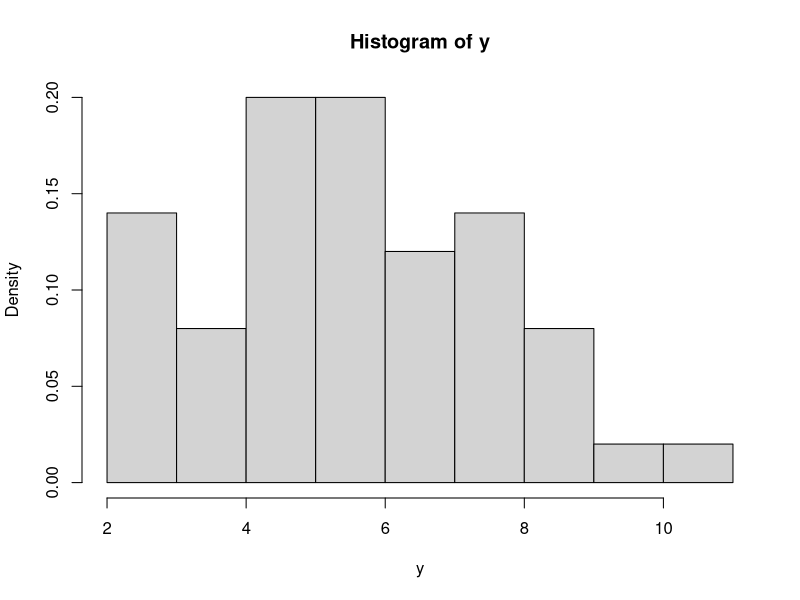
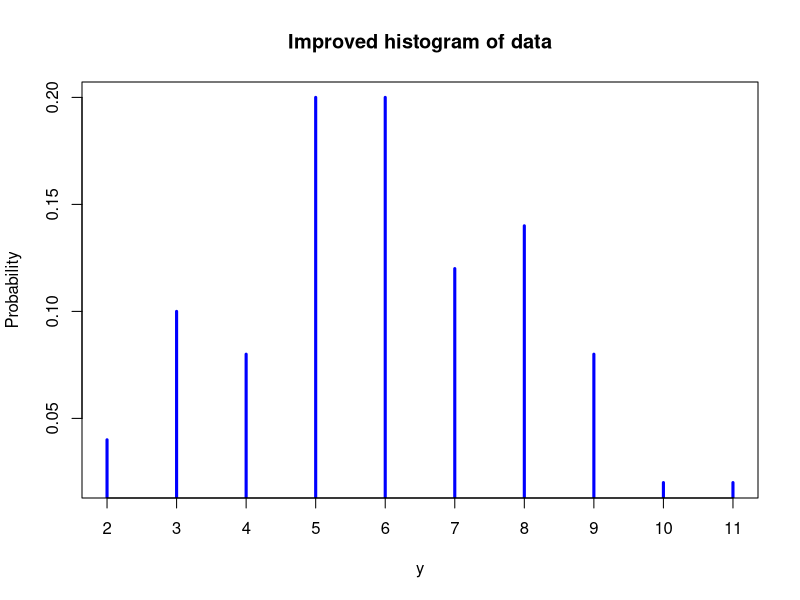
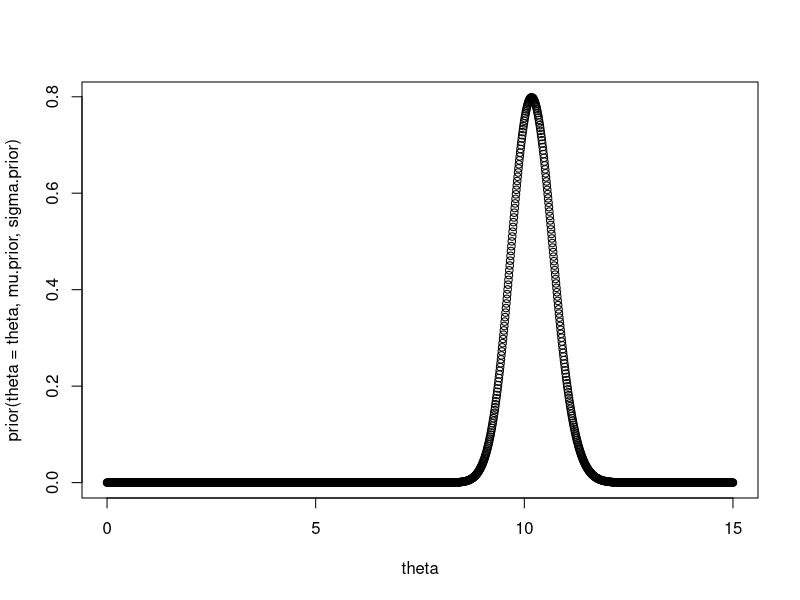
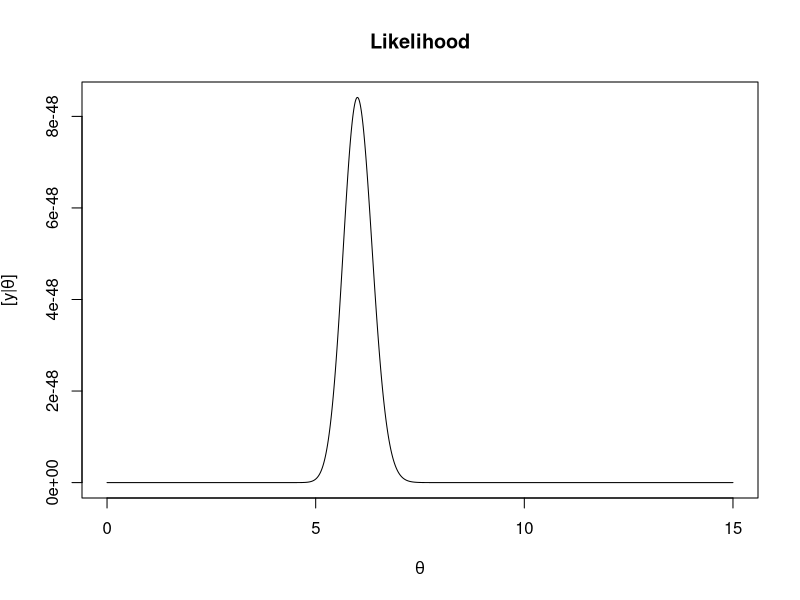
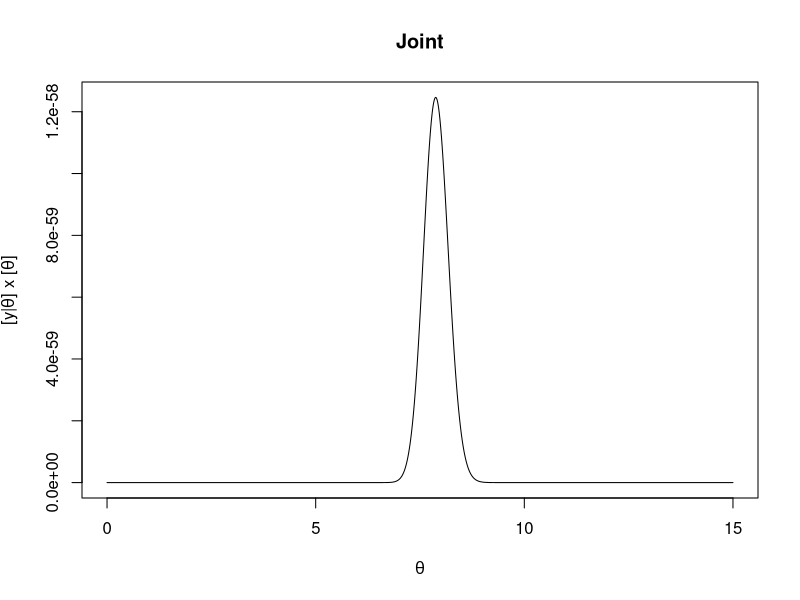
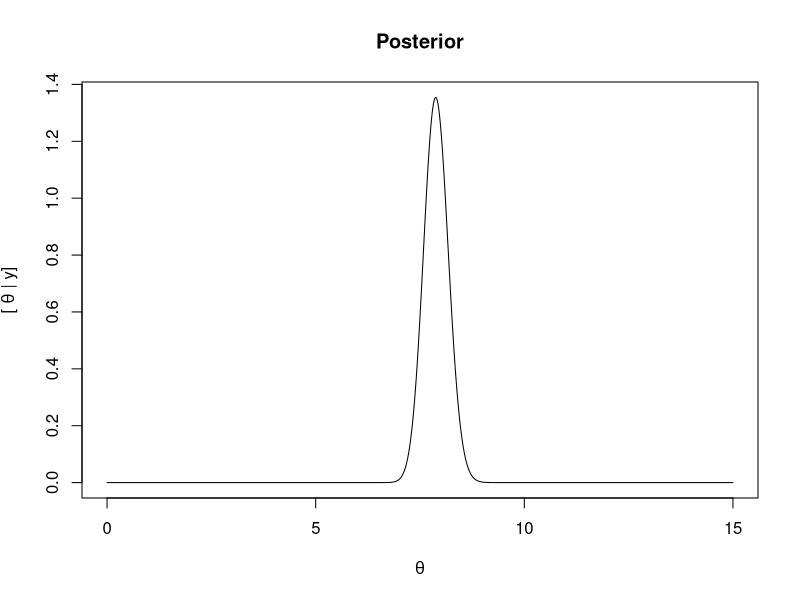
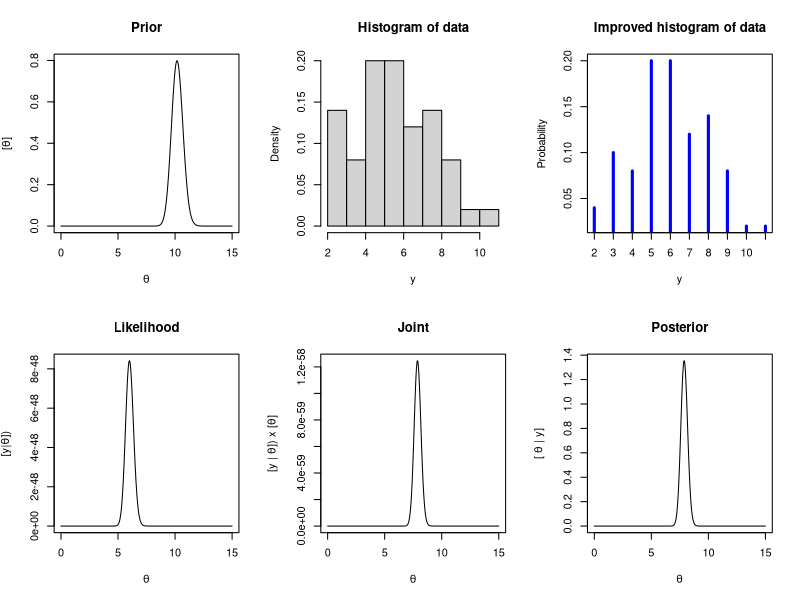
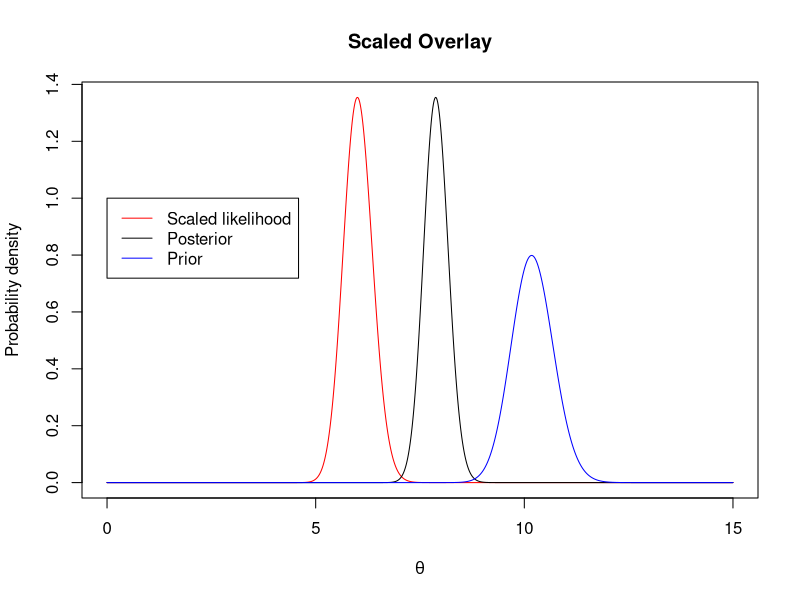

The R script that drew these images, in order:
## ---- chunk 1
library(tidyverse)
## ---- chunk 2
set.seed(10)

y <- rpois(50, 6.4)
## ---- chunk 3
hist(y, freq = FALSE, breaks = 10)

mu.prior <- 10.2
sigma.prior <- 0.5
## ---- chunk 4
discrete_hist <- function(y) {
  
  z <- data.frame(y) %>% count(y) %>% mutate(prop = prop.table(n))
  plot(z$y, z$prop, type = "h", ylab = "Probability", xlab = "y", main = "Improved histogram of data", 
  frame = T, xaxt = "n", lwd = 3, col = "blue")
  x <- seq(min(z$y), max(z$y), 1)
  axis(side = 1, at = x, labels = x)

}

discrete_hist(y)
## ---- chunk 5
step <- 0.01
theta <- seq(0, 15, step)
## ---- chunk 6
prior <- function(theta, mu = mu.prior, sigma = sigma.prior) dgamma(theta, mu^2 / sigma^2, mu / sigma^2)

plot(theta, prior(theta = theta, mu.prior, sigma.prior))
## ---- chunk 7
like <- function(theta, y){
  L = rep(0, length(theta))
  for(i in 1:length(theta)) L[i] = prod(dpois(y, theta[i], log = FALSE))
  return(L)
}
## ---- chunk 8
plot(theta, like(theta, y = y), type = "l", xlim = c(0, 15), main = "Likelihood", xlab = expression(theta), 
  ylab = expression(paste("[y|", theta, "]")))
## ---- chunk 9
joint <- function(theta) like(theta, y = y) * prior(theta)

plot(theta, joint(theta), type = "l",  main = "Joint", xlim = c(0, 15), xlab = expression(theta),
  ylab = expression(paste("[y|", theta, "] x [", theta, "]")))
## ---- chunk 10
Py <- sum(like(theta, y = y) * prior(theta) * step)
## ---- chunk 11
p.theta <- joint(theta) / Py

plot(theta, p.theta, typ = "l", xlim = c(0, 15), main = "Posterior", xlab = expression(theta), 
  ylab = expression(paste("[ ", theta, " | y]")))
## ---- chunk 12
par(mfrow = (c(2, 3)))
plot(theta, prior(theta), type = "l", ylab = expression(paste("[", theta, "]")), xlab = expression(theta),
  main = "Prior", xlim = c(0, 15))

hist(y, freq = FALSE, breaks = 10, main = "Histogram of data")
discrete_hist(y = y)

plot(theta, like(theta, y = y), type = "l", main = "Likelihood", xlim = c(0, 15), xlab = expression(theta),
  ylab = expression(paste("[y|", theta, "])")))
plot(theta, joint(theta), type = "l", main = "Joint", xlim = c(0, 15), xlab = expression(theta),
  ylab = expression(paste("[y | ", theta, "]) x [", theta, "]")))
plot(theta, p.theta, type = "l", xlim = c(0, 15), main = "Posterior", xlab = expression(theta),
  ylab = expression(paste("[ ", theta, " | y]")))
## ---- chunk 13
(c <- max(p.theta) / max(like(theta, y)))

like.scaled <- c * like(theta, y)

par(mfrow=c(1, 1))
plot(theta, like.scaled, type = "l", col = "red", xlim = c(0, 15), xlab = expression(theta),
  main = "Scaled Overlay", ylab = "Probability density")
lines(theta, p.theta, type = "l")
lines(theta, prior(theta), col = "blue")
legend(0, 1, c("Scaled likelihood","Posterior", "Prior"), lty = rep("solid",3), col = c("red", "black", "blue"))
## ---- chunk 14
## Prior data from preliminary sampling ##
mu.prior <- 20
sigma.prior <- 10

## New sampled data ##
y <- rpois(50, 18)
## ---- chunk 15
## Theta: mean number of shoots ##
step <- 0.1
theta <- seq(0, 40, step)

## Prior distribution ##
prior <- function(theta, mu = mu.prior, sigma = sigma.prior) dgamma(theta, mu^2 / sigma^2, mu / sigma^2)
plot(theta, prior(theta = theta, mu.prior, sigma.prior))

## Liklihood: probability of theta given the data ##
like <- function(theta, y){
  L = rep(0, length(theta))
  for(i in 1:length(theta)) L[i] = prod(dpois(y, theta[i], log = FALSE))
  return(L)
}

plot(theta, like(theta, y = y), type = "l", xlim = c(0, 15), main = "Likelihood", xlab = expression(theta), 
  ylab = expression(paste("[y|", theta, "]")))

## Joint ##
joint <- function(theta) like(theta, y = y) * prior(theta)
plot(theta, joint(theta), type = "l",  main = "Joint", xlim = c(0, 15), xlab = expression(theta),
  ylab = expression(paste("[y|", theta, "] x [", theta, "]")))

## Marginal probability ##
Py <- sum(like(theta, y = y) * prior(theta) * step, na.rm = TRUE)

## Posterior ##
p.theta <- joint(theta) / Py
plot(theta, p.theta, typ = "l", xlim = c(0, 15), main = "Posterior", xlab = expression(theta), 
  ylab = expression(paste("[ ", theta, " | y]")))
## ---- chunk 16
## Grid ##
par(mfrow = (c(2, 3)))

plot(theta, prior(theta), type = "l", ylab = expression(paste("[", theta, "]")), xlab = expression(theta),
  main = "Prior")

hist(y, freq = FALSE, breaks = 10, main = "Histogram of data")

discrete_hist(y = y)

plot(theta, like(theta, y = y), type = "l", main = "Likelihood", xlab = expression(theta), ylab = expression(paste("[y|", theta, "])")))

plot(theta, joint(theta), type = "l", main = "Joint", xlab = expression(theta), ylab = expression(paste("[y | ", theta, "]) x [", theta, "]")))

plot(theta, p.theta, type = "l", main = "Posterior", xlab = expression(theta), ylab = expression(paste("[ ", theta, " | y]")))

## Single overlay ##
(c <- max(p.theta, na.rm = TRUE) / max(like(theta, y), na.rm = TRUE))

like.scaled <- c * like(theta, y)

par(mfrow=c(1, 1))
plot(theta, like.scaled, type = "l", col = "red", xlim = c(0, 40), xlab = expression(theta),
  main = "Scaled Overlay", ylab = "Probability density")
lines(theta, p.theta, type = "l")
lines(theta, prior(theta), col = "blue")
legend(2, 0.6, c("Scaled likelihood","Posterior", "Prior"), lty = rep("solid",3), col = c("red", "black", "blue"))
## ---- chunk 17
## Simulate data ##
sim.dat <- data.frame(sample = c(rep("Pre", 30), rep("Post", 30)),
                      shoots = c(rpois(30, 30), rpois(30, 24)))

library(BayesFactor)

ttestBF(formula = shoots ~ sample, data = sim.dat)
